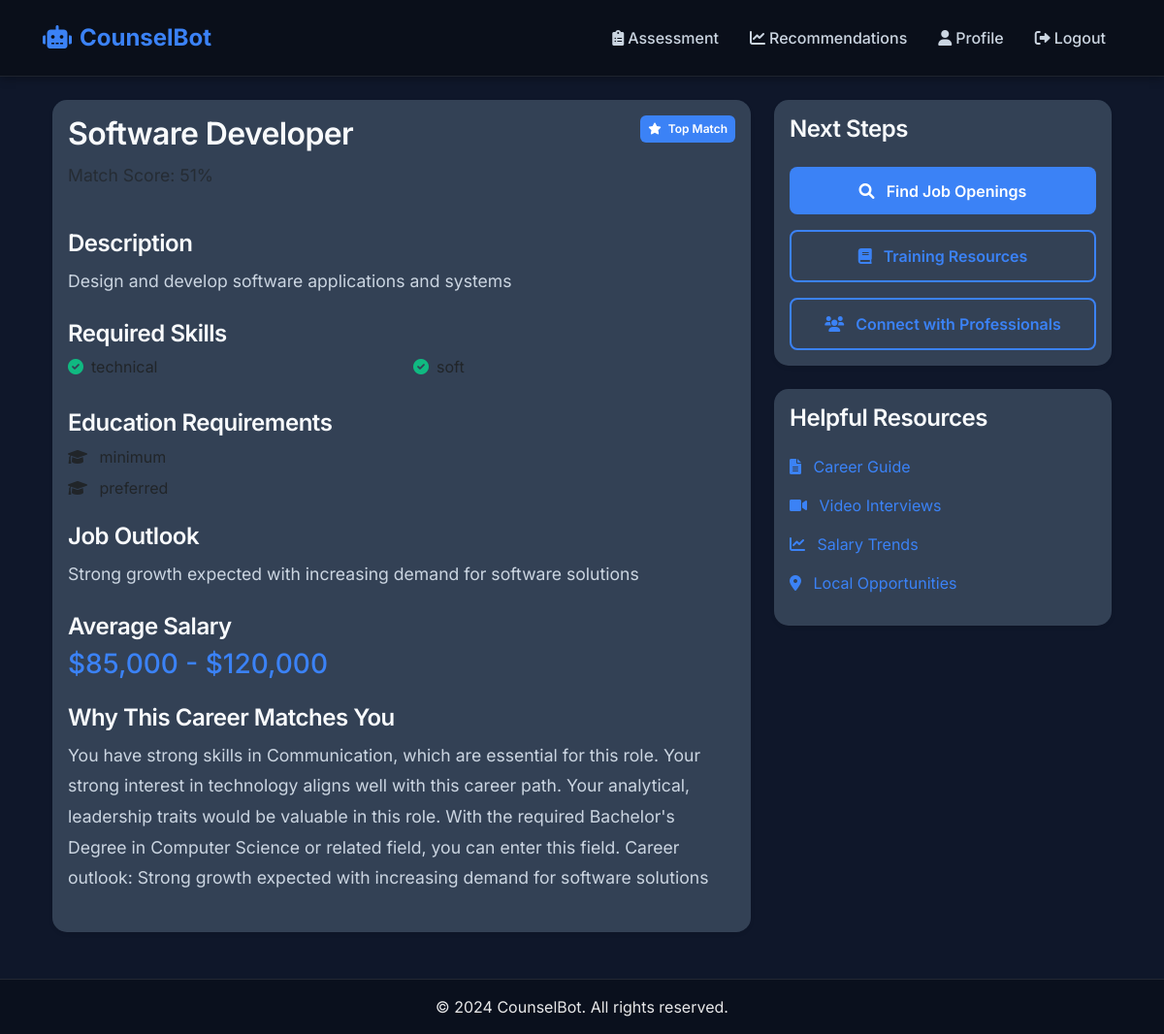
Page /career/1/ (signed in) on the committed database.
### career_counseling/models.py (models this page shows, shortened)
class CareerRecommendation(models.Model):
    user = models.ForeignKey(User, on_delete=models.CASCADE)
    career_path = models.ForeignKey(CareerPath, on_delete=models.CASCADE)
    confidence_score = models.FloatField()
    reasoning = models.TextField()
    created_at = models.DateTimeField(default=timezone.now)
    class Meta:
        ordering = ['-confidence_score']

class CareerPath(models.Model):
    title = models.CharField(max_length=100)
    description = models.TextField()
    required_skills = models.JSONField()
    education_requirements = models.JSONField()
    average_salary = models.CharField(max_length=50)
    job_outlook = models.TextField()
    created_at = models.DateTimeField(auto_now_add=True)

### career_counseling/frontend_views.py (the view)
# urls.py: path('career/<int:career_id>/', frontend_views.career_detail, name='career_detail'),
@login_required
def career_detail(request, career_id):
    recommendation = CareerRecommendation.objects.get(
        user=request.user,
        career_path_id=career_id
    )
    return render(request, 'career_detail.html', {'recommendation': recommendation})

### templates/career_detail.html (shortened to what this page needs)
{% extends 'base.html' %}
{% block content %}
<div class="container">
    <div class="row">
        <div class="col-lg-8">
            <div class="card shadow-sm mb-4">
                <div class="card-body">
                    <div class="d-flex justify-content-between align-items-start mb-4">
                        <div>
                            <h2 class="card-title mb-2">{{ recommendation.career_path.title }}</h2>
                            <p class="text-muted">Match Score: {{ recommendation.confidence_score|floatformat:0 }}%</p>
                        </div>
                        <div class="badge bg-primary p-2">
                            <i class="fas fa-star me-1"></i>
                            Top Match
                        </div>
                    </div>
                    <div class="mb-4">
                        <h4>Description</h4>
                        <p>{{ recommendation.career_path.description }}</p>
                    </div>
                    <div class="mb-4">
                        <h4>Required Skills</h4>
                        <div class="row">
                            {% for skill in recommendation.career_path.required_skills %}
                            <div class="col-md-6 mb-2">
                                <div class="d-flex align-items-center">
                                    <i class="fas fa-check-circle text-success me-2"></i>
                                    {{ skill }}
                                </div>
                            </div>
                            {% endfor %}
                        </div>
                    </div>
                    <div class="mb-4">
                        <h4>Education Requirements</h4>
                        <ul class="list-unstyled">
                            {% for req in recommendation.career_path.education_requirements %}
                            <li class="mb-2">
                                <i class="fas fa-graduation-cap me-2"></i>
                                {{ req }}
                            </li>
                            {% endfor %}
                        </ul>
                    </div>
                    <div class="mb-4">
                        <h4>Job Outlook</h4>
                        <p>{{ recommendation.career_path.job_outlook }}</p>
                    </div>
                    <div class="mb-4">
                        <h4>Average Salary</h4>
                        <p class="h3 text-primary">{{ recommendation.career_path.average_salary }}</p>
                    </div>
                    <div class="mb-4">
                        <h4>Why This Career Matches You</h4>
                        <p>{{ recommendation.reasoning }}</p>
                    </div>
                </div>
            </div>
        </div>
        <div class="col-lg-4">
            <div class="card shadow-sm mb-4">
                <div class="card-body">
                    <h4 class="card-title mb-4">Next Steps</h4>
                    <div class="d-grid gap-3">
                        <a href="#" class="btn btn-primary">
                            <i class="fas fa-search me-2"></i>
                            Find Job Openings
                        </a>
                        <a href="#" class="btn btn-outline-primary">
                            <i class="fas fa-book me-2"></i>
                            Training Resources
                        </a>
                        <a href="#" class="btn btn-outline-primary">
                            <i class="fas fa-users me-2"></i>
                            Connect with Professionals
                        </a>
                    </div>
                </div>
            </div>
            <div class="card shadow-sm">
                <div class="card-body">
                    <h4 class="card-title mb-4">Helpful Resources</h4>
                    <ul class="list-unstyled">
                        <li class="mb-3">
                            <a href="#" class="text-decoration-none">
                                <i class="fas fa-file-alt me-2"></i>
                                Career Guide
                            </a>
                        </li>
                        <li class="mb-3">
                            <a href="#" class="text-decoration-none">
                                <i class="fas fa-video me-2"></i>
                                Video Interviews
                            </a>
                        </li>
                        <li class="mb-3">
                            <a href="#" class="text-decoration-none">
                                <i class="fas fa-chart-line me-2"></i>
                                Salary Trends
                            </a>
                        </li>
                        <li>
                            <a href="#" class="text-decoration-none">
                                <i class="fas fa-map-marker-alt me-2"></i>
                                Local Opportunities
                            </a>
                        </li>
                    </ul>
                </div>
            </div>
        </div>
    </div>
</div>
{% endblock %}

### static/css/style.css (style rules this page uses)
:root { --primary-dark: #0f172a; --secondary-dark: #1e293b; --card-bg: #334155; --accent-color: #3b82f6; --text-primary: #f8fafc; --text-secondary: #cbd5e1; --success-color: #10b981; --warning-color: #f59e0b; --danger-color: #ef4444; --dark-bg: #0f172a; --darker-bg: #0a0f1a; --primary-color: #3b82f6; --secondary-color: #10b981; --border-color: rgba(203, 213, 225, 0.1); --hover-bg: rgba(59, 130, 246, 0.1); --flow-step-bg: rgba(59, 130, 246, 0.15); --flow-step-border: rgba(59, 130, 246, 0.3); --flow-step-hover: rgba(59, 130, 246, 0.25); }
body { min-height: 100vh; display: flex; flex-direction: column; background-color: var(--dark-bg); color: var(--text-primary); font-family: 'Inter', sans-serif; }
.card { background-color: var(--card-bg); border: none; border-radius: 15px; box-shadow: 0 4px 20px rgba(0,0,0,0.2); transition: transform 0.3s ease, box-shadow 0.3s ease; margin-bottom: 1.5rem; }
.btn-primary { background-color: var(--primary-color); border: none; padding: 0.8rem 1.8rem; font-weight: 600; border-radius: 8px; transition: all 0.3s ease; }
.btn-outline-primary { border: 2px solid var(--primary-color); color: var(--primary-color); padding: 0.8rem 1.8rem; font-weight: 600; border-radius: 8px; transition: all 0.3s ease; }
p { color: var(--text-secondary); line-height: 1.8; font-size: 1.1rem; }
h1, h2, h3, h4, h5, h6 { color: var(--text-primary); font-weight: 600; letter-spacing: -0.02em; }
.card-title { color: var(--text-primary); font-weight: 600; margin-bottom: 1rem; }
.badge { font-weight: 600; padding: 0.5rem 0.75rem; border-radius: 6px; }
.badge.bg-primary { background-color: var(--primary-color) !important; }
.text-primary { color: var(--primary-color) !important; }
.text-success { color: var(--success-color) !important; }
.card .card-title, .card h1, .card h2, .card h3, .card h4, .card h5, .card h6 { color: var(--text-primary); }
.card .card-text, .card p { color: var(--text-secondary); }
a { color: var(--primary-color); text-decoration: none; transition: color 0.3s ease; }

### rows in the picture
CareerRecommendation: career_path "Software Developer", confidence_score "51", career_path.description "Design and develop software applications and systems", career_path.job_outlook "Strong growth expected with increasing demand for software solutions", career_path.average_salary "$85,000 - $120,000", reasoning "You have strong skills in Communication, which are essential for this role. Your strong interest in technology aligns well with this career path. Your analytical, leadership traits would be valuable in this role. With the required Bachelor's Degree in Computer Science or related field, you can enter this field. Career outlook: Strong growth expected with increasing demand for software solutions"

### other values in the picture
{{ skill }} "technical" "soft"
{{ req }} "minimum" "preferred"
